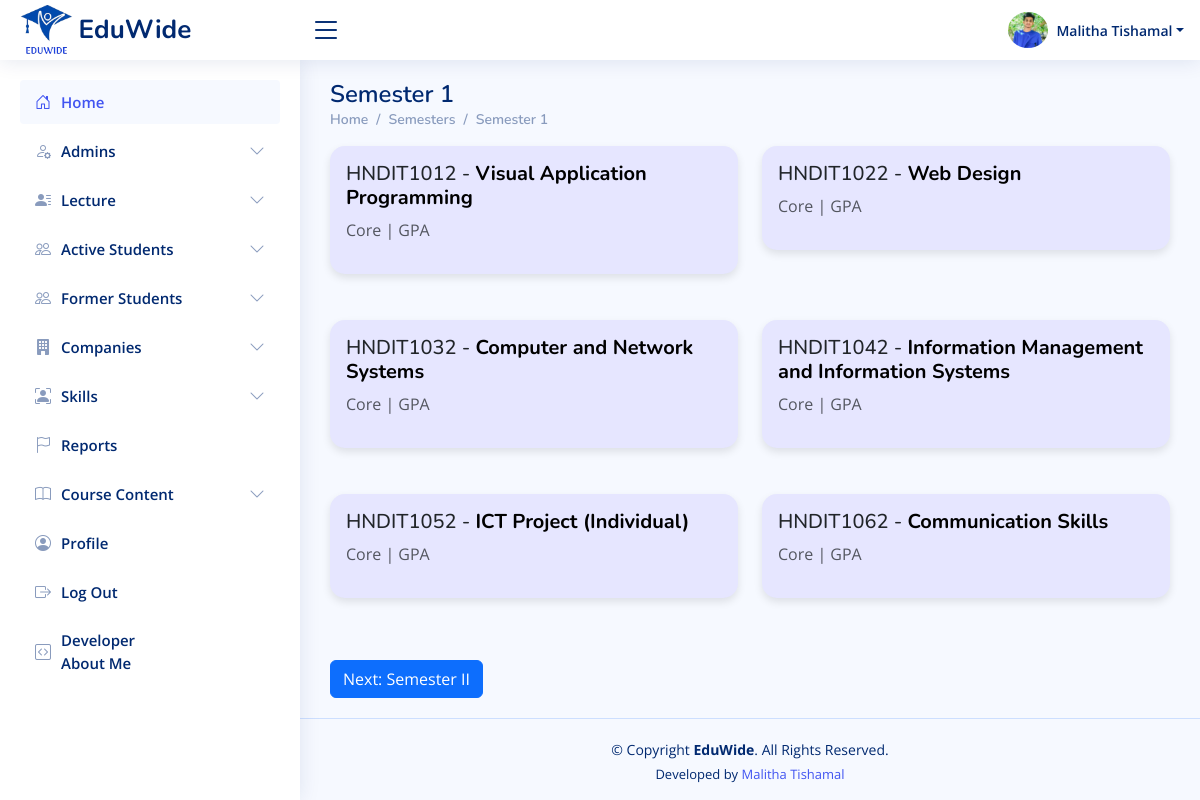
Page /admin/pages-semester1.php (signed in) on the committed database.
### tables this page shows
CREATE TABLE `subjects` (
  `id` int(11) NOT NULL,
  `semester` varchar(50) DEFAULT NULL,
  `code` varchar(20) DEFAULT NULL,
  `name` varchar(255) DEFAULT NULL,
  `description` varchar(255) DEFAULT NULL
);

### admin/pages-semester1.php (the view, shortened to what this page needs)
<?php
require_once '../includes/db-conn.php';
$user_id = $_SESSION['admin_id'];
$sql = "SELECT * FROM admins WHERE id = ?";
$stmt = $conn->prepare($sql);
$stmt->bind_param("i", $user_id);
$stmt->execute();
$result = $stmt->get_result();
$user = $result->fetch_assoc();
$sql = "SELECT * FROM subjects WHERE semester = 'Semester I'";
$result = $conn->query($sql);
?>
<!DOCTYPE html>
<html lang="en">
<head>
    <?php include_once("../includes/css-links-inc.php"); ?>
</head>
<body>
    <?php include_once("../includes/header.php") ?>
    <?php include_once("../includes/sadmin-sidebar.php") ?>
    <main id="main" class="main">
        <div class="pagetitle">
            <h1>Semester 1</h1>
            <nav>
                <ol class="breadcrumb">
                    <li class="breadcrumb-item"><a href="">Home</a></li>
                    <li class="breadcrumb-item"><a href="">Semesters</a></li>
                    <li class="breadcrumb-item"><a href="">Semester 1</a></li>
                </ol>
            </nav>
        </div>
        <section class="section">
                    <div class="row">
                    <?php
                    if ($result->num_rows > 0) {
                        while($row = $result->fetch_assoc()) {
                            echo '<div class="col-md-6 mb-3">
                                    <div class="card p-3">
                                        <h5>' . $row['code'] . ' - <a href="marks-entry.php?subject_id=' . $row['id'] . '">' . $row['name'] . '</a></h5>
                                        <p class="text-muted">' . $row['description'] . '</p>
                                    </div>
                                  </div>';
                        }
                    } else {
                        echo "No subjects found";
                    }
                    ?>
                </div>
                <a href="pages-semester2.php" class="btn btn-primary mt-3">Next: Semester II</a>
        </section>
    </main>
    <?php include_once("../includes/footer.php") ?>
</body>
</html>

### includes/header.php (shortened to what this page needs)
<header id="header" class="header fixed-top d-flex align-items-center">
    <div class="d-flex align-items-center justify-content-between">
        <a href="" class="logo d-flex align-items-center">
            <img src="<?php echo $base_url; ?>assets/images/logos/eduwide-logo.png" alt="">
            <span class="d-none d-lg-block">EduWide</span>
        </a>
        <i class="bi bi-list toggle-sidebar-btn"></i>
    </div>
    <nav class="header-nav ms-auto">
        <ul class="d-flex align-items-center">
            <?php
                $profilePic = isset($user['profile_picture']) && $user['profile_picture'] ? $user['profile_picture'] : 'default.png';
            ?>
            <li class="nav-item dropdown pe-3">
                <a class="nav-link nav-profile d-flex align-items-center pe-0" href="#" data-bs-toggle="dropdown">
                   <img id="profilePicture" src="<?php echo $profilePic; ?>" alt="Profile Picture" class="rounded-circle" style="width: 40px !important; height: 40px !important; object-fit: cover;">
                    <span class="d-none d-md-block dropdown-toggle ps-2"><?php echo htmlspecialchars($user['username']); ?></span>
                </a>
            </li>
        </ul>
    </nav>
</header>

### assets/css/style.css (style rules this page uses)
:root { scroll-behavior: smooth; }
body { font-family: "Open Sans", sans-serif; background: #f6f9ff; color: #444444; }
a { color: #4154f1; text-decoration: none; }
h1, h2, h3, h4, h5, h6 { font-family: "Nunito", sans-serif; }
#main { margin-top: 60px; padding: 20px 30px; transition: all 0.3s; }
.pagetitle { margin-bottom: 10px; }
.pagetitle h1 { font-size: 24px; margin-bottom: 0; font-weight: 600; color: #012970; }
.card { margin-bottom: 30px; border: none; border-radius: 5px; box-shadow: 0px 0 30px rgba(1, 41, 112, 0.1); }
.breadcrumb { font-size: 14px; font-family: "Nunito", sans-serif; color: #899bbd; font-weight: 600; }
.breadcrumb a { color: #899bbd; transition: 0.3s; }
.breadcrumb .breadcrumb-item::before { color: #899bbd; }
.logo { line-height: 1; }
@media (min-width: 1200px) { .logo { width: 280px; } }
.logo img { max-height: 50px; margin-right: 6px; }
.logo span { font-size: 26px; font-weight: 700; color: #012970; font-family: "Nunito", sans-serif; }
.header { transition: all 0.5s; z-index: 997; height: 60px; box-shadow: 0px 2px 20px rgba(1, 41, 112, 0.1); background-color: #fff; padding-left: 20px; }
.header .toggle-sidebar-btn { font-size: 32px; padding-left: 10px; cursor: pointer; color: #012970; }
.header-nav ul { list-style: none; }
.header-nav>ul { margin: 0; padding: 0; }
.header-nav .nav-profile { color: #012970; }
.header-nav .nav-profile img { max-height: 36px; }
.header-nav .nav-profile span { font-size: 14px; font-weight: 600; }
@media (min-width: 1200px) { #main, #footer { margin-left: 300px; } }

### admin/pages-semester1.php (style rules this page uses)
.card { border: none; border-radius: 15px; box-shadow: 0 4px 8px rgba(0, 0, 0, 0.1); transition: transform 0.3s ease-in-out; background-color: #e6e6ff; }
.card a { text-decoration: none; color: #000; font-weight: bold; }

### rows in the picture
subjects: code "HNDIT1012", name "Visual Application Programming", description "Core | GPA"
subjects: code "HNDIT1022", name "Web Design", description "Core | GPA"
subjects: code "HNDIT1032", name "Computer and Network Systems", description "Core | GPA"
subjects: code "HNDIT1042", name "Information Management and Information Systems", description "Core | GPA"
subjects: code "HNDIT1052", name "ICT Project (Individual)", description "Core | GPA"
subjects: code "HNDIT1062", name "Communication Skills", description "Core | GPA"

### other values in the picture
$user['username'] "Malitha Tishamal"
